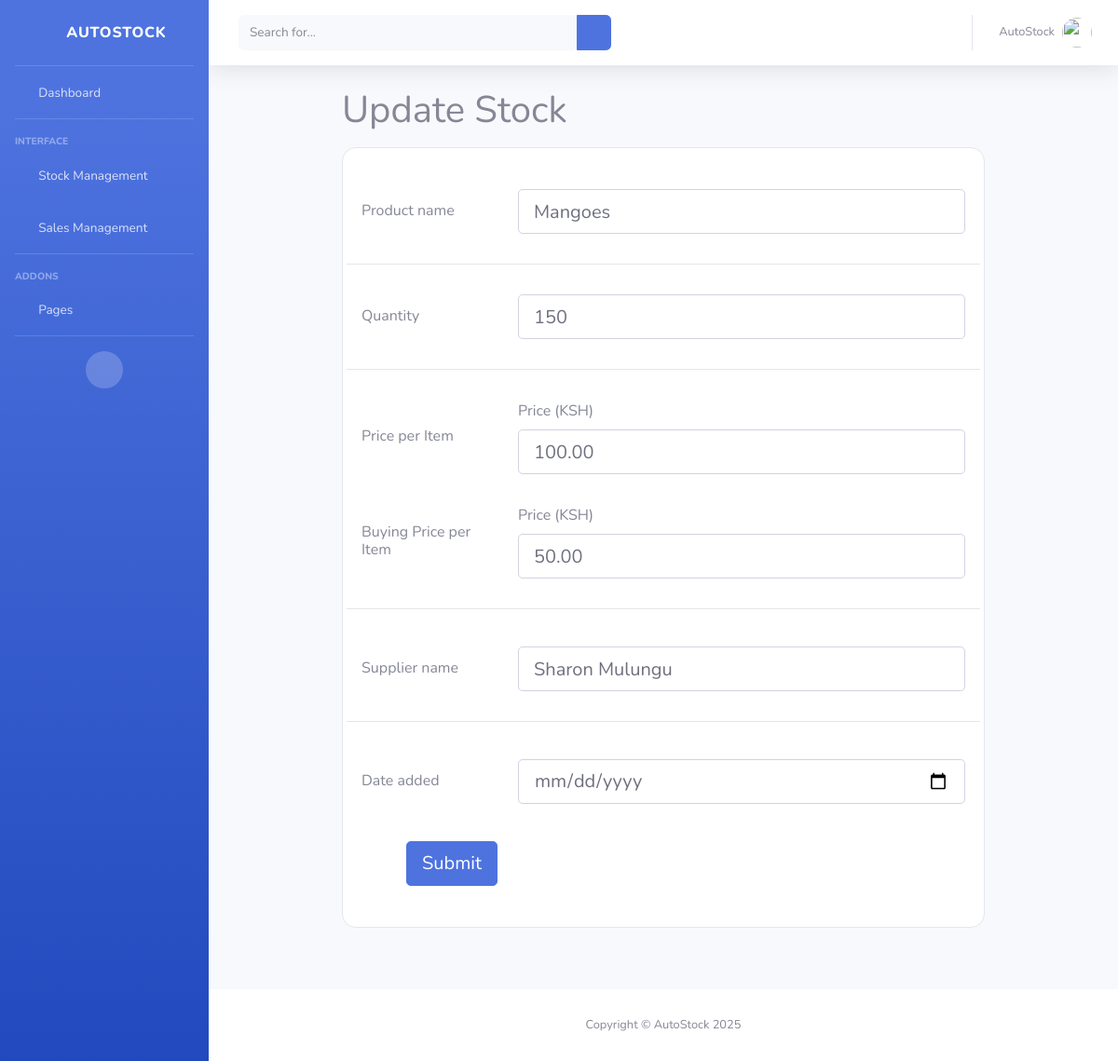
The app's page /editstock/14, older data.
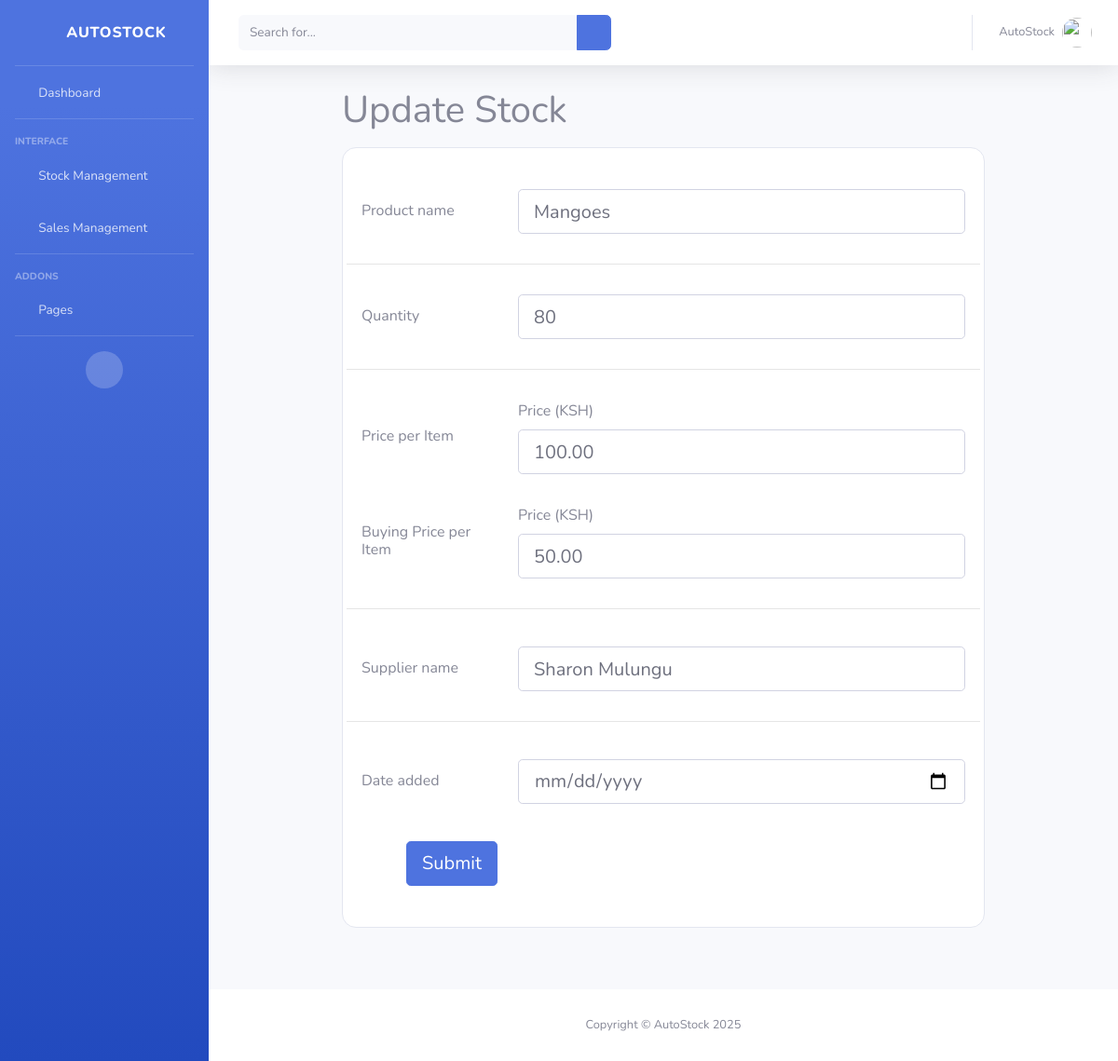
The same page, newer data.
### autoapp/models.py (models this page shows, shortened)
class Stock(models.Model):
     product = models. CharField(max_length=100)
     quantity = models.IntegerField()
     price = models.DecimalField(max_digits=12, decimal_places=2)
     buyingprice = models.DecimalField(max_digits=12, decimal_places=2, default=0.00)
     name = models.CharField(max_length=100)
     date = models.DateField(auto_now_add=True)

### autoapp/views.py (the view)
# urls.py: path('editstock/<int:id>', views.editstock, name='editstock'),
def editstock(request,id):
    editstocks =Stock.objects.get(id = id)
    return render(request, 'editstock.html', {'stock':editstocks})

### template/editstock.html (shortened to what the changed rows need)
<!DOCTYPE html>
<html lang="en">
<head>
    {% load static %}
    <link href="{% static 'vendor/fontawesome-free/css/all.min.css' %}" rel="stylesheet" type="text/css">
    <link href="{% static 'css/sb-admin-2.min.css' %}" rel="stylesheet">
</head>
<body id="page-top">
    <div id="wrapper">
        <div id="content-wrapper" class="d-flex flex-column">
            <div id="content">
                <form method="POST" action="/update/{{ stock.id }}">
                <section class="vh-100" style="background-color:;">
  <div class="container h-100">
    <div class="row d-flex justify-content-center align-items-center h-100">
      <div class="col-xl-9">
        <h1 class="text-gray mb-3">Update Stock</h1>
        <div class="card" style="border-radius: 15px;">
          <div class="card-body">
            <div class="row align-items-center pt-4 pb-3">
              <div class="col-md-9 pe-5">
                <input type="text" class="form-control form-control-lg" name="product" id="stock" value="{{ stock.product }}" />
              </div>
            </div>
            <div class="row align-items-center py-3">
              <div class="col-md-9 pe-5">
                <input type="number" class="form-control form-control-lg" placeholder="" name="quantity" id="quantity" value="{{ stock.quantity }}"/>
              </div>
            </div>
             <div class="row align-items-center py-3">
              <div class="col-md-9 pe-5">
                  <label for="price">Price (KSH)</label>
                <input type="number" class="form-control form-control-lg" placeholder="" name="price"  id="price" step="0.01" value="{{ stock.price }}"/>
              </div>
            </div>
              <div class="row align-items-center py-3">
              <div class="col-md-9 pe-5">
                  <label for="price">Price (KSH)</label>
                <input type="number" class="form-control form-control-lg" placeholder="" name="buyingprice"  id="buyingprice" step="0.01" value="{{ stock.buyingprice }}"/>
              </div>
            </div>
            <div class="row align-items-center pt-4 pb-3">
              <div class="col-md-9 pe-5">
                <input type="text" class="form-control form-control-lg" name="name" id="name" value="{{ stock.name }}"/>
              </div>
            </div>
              <div class="row align-items-center pt-4 pb-3">
              <div class="col-md-9 pe-5">
                <input type="date" class="form-control form-control-lg" name="date" id="date" value="{{ stock.date }}"/>
              </div>
            </div>
          </div>
        </div>
      </div>
    </div>
  </div>
</section>
                </form>
                <br> <br><br><br><br> <br><br>
        </div>
    </div>
</body>
</html>

Row changes from the older to the newer data that the page shows:
changed Stock "Mangoes": quantity "150" → "80"
